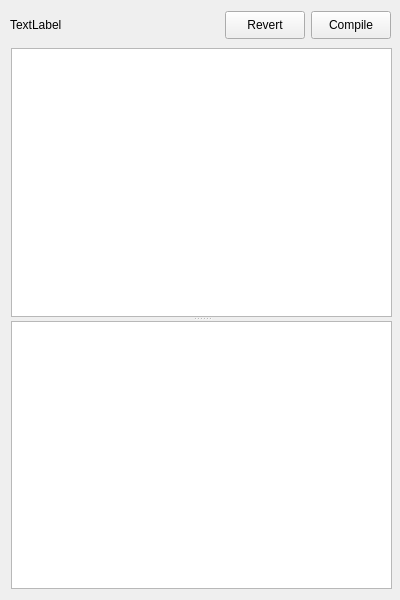
<?xml version="1.0" encoding="UTF-8"?>
<ui version="4.0">
 <class>Gui</class>
 <widget class="QWidget" name="Gui">
  <property name="geometry">
   <rect>
    <x>0</x>
    <y>0</y>
    <width>400</width>
    <height>600</height>
   </rect>
  </property>
  <property name="sizePolicy">
   <sizepolicy hsizetype="Expanding" vsizetype="Expanding">
    <horstretch>0</horstretch>
    <verstretch>0</verstretch>
   </sizepolicy>
  </property>
  <property name="minimumSize">
   <size>
    <width>400</width>
    <height>600</height>
   </size>
  </property>
  <property name="windowTitle">
   <string>Shader Editor</string>
  </property>
  <widget class="QWidget" name="horizontalLayoutWidget">
   <property name="geometry">
    <rect>
     <x>10</x>
     <y>10</y>
     <width>381</width>
     <height>30</height>
    </rect>
   </property>
   <layout class="QHBoxLayout" name="menuHorizontalLayout">
    <item>
     <widget class="QLabel" name="label">
      <property name="sizePolicy">
       <sizepolicy hsizetype="MinimumExpanding" vsizetype="MinimumExpanding">
        <horstretch>0</horstretch>
        <verstretch>0</verstretch>
       </sizepolicy>
      </property>
      <property name="text">
       <string>TextLabel</string>
      </property>
     </widget>
    </item>
    <item>
     <widget class="QPushButton" name="revertBtn">
      <property name="maximumSize">
       <size>
        <width>80</width>
        <height>28</height>
       </size>
      </property>
      <property name="text">
       <string>Revert</string>
      </property>
     </widget>
    </item>
    <item>
     <widget class="QPushButton" name="compileBtn">
      <property name="maximumSize">
       <size>
        <width>80</width>
        <height>28</height>
       </size>
      </property>
      <property name="baseSize">
       <size>
        <width>0</width>
        <height>0</height>
       </size>
      </property>
      <property name="text">
       <string>Compile</string>
      </property>
     </widget>
    </item>
   </layout>
  </widget>
  <widget class="QSplitter" name="splitter">
   <property name="geometry">
    <rect>
     <x>11</x>
     <y>48</y>
     <width>381</width>
     <height>541</height>
    </rect>
   </property>
   <property name="sizePolicy">
    <sizepolicy hsizetype="Expanding" vsizetype="Expanding">
     <horstretch>0</horstretch>
     <verstretch>0</verstretch>
    </sizepolicy>
   </property>
   <property name="orientation">
    <enum>Qt::Vertical</enum>
   </property>
   <widget class="QTextEdit" name="shaderTextBox">
    <property name="sizePolicy">
     <sizepolicy hsizetype="Expanding" vsizetype="Expanding">
      <horstretch>0</horstretch>
      <verstretch>0</verstretch>
     </sizepolicy>
    </property>
   </widget>
   <widget class="QTextEdit" name="assemblyTextBox">
    <property name="sizePolicy">
     <sizepolicy hsizetype="Expanding" vsizetype="Expanding">
      <horstretch>0</horstretch>
      <verstretch>0</verstretch>
     </sizepolicy>
    </property>
   </widget>
  </widget>
 </widget>
 <resources/>
 <connections/>
</ui>
